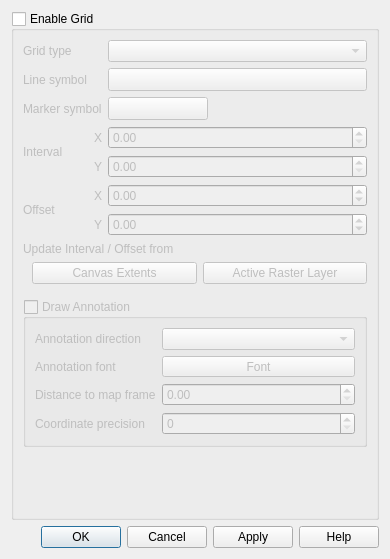
<?xml version='1.0' encoding='utf-8'?>
<ui version="4.0">
 <class>QgsDecorationGridDialog</class>
 <widget class="QDialog" name="QgsDecorationGridDialog">
  <property name="geometry">
   <rect>
    <x>0</x>
    <y>0</y>
    <width>390</width>
    <height>559</height>
   </rect>
  </property>
  <property name="windowTitle">
   <string>Grid Properties</string>
  </property>
  <layout class="QVBoxLayout" name="verticalLayout">
   <property name="sizeConstraint">
    <enum>QLayout::SetMinimumSize</enum>
   </property>
   <item>
    <widget class="QGroupBox" name="grpEnable">
     <property name="title">
      <string>Enable Grid</string>
     </property>
     <property name="checkable">
      <bool>true</bool>
     </property>
     <property name="checked">
      <bool>false</bool>
     </property>
     <layout class="QGridLayout" name="gridLayout_3">
      <item row="7" column="2">
       <widget class="QgsDoubleSpinBox" name="mOffsetXEdit">
        <property name="sizePolicy">
         <sizepolicy hsizetype="Expanding" vsizetype="Fixed">
          <horstretch>0</horstretch>
          <verstretch>0</verstretch>
         </sizepolicy>
        </property>
        <property name="minimum">
         <double>-10000000000000000.000000000000000</double>
        </property>
        <property name="maximum">
         <double>10000000000000000.000000000000000</double>
        </property>
       </widget>
      </item>
      <item row="6" column="1">
       <widget class="QLabel" name="mIntervalYLabel">
        <property name="text">
         <string>Y</string>
        </property>
        <property name="alignment">
         <set>Qt::AlignRight|Qt::AlignTrailing|Qt::AlignVCenter</set>
        </property>
        <property name="wordWrap">
         <bool>true</bool>
        </property>
       </widget>
      </item>
      <item row="10" column="0" colspan="3">
       <layout class="QGridLayout" name="gridLayout_4">
        <property name="leftMargin">
         <number>9</number>
        </property>
        <property name="topMargin">
         <number>0</number>
        </property>
        <property name="rightMargin">
         <number>0</number>
        </property>
        <property name="bottomMargin">
         <number>9</number>
        </property>
        <item row="0" column="1">
         <widget class="QPushButton" name="mPbtnUpdateFromLayer">
          <property name="text">
           <string>Active Raster Layer</string>
          </property>
         </widget>
        </item>
        <item row="0" column="0">
         <widget class="QPushButton" name="mPbtnUpdateFromExtents">
          <property name="text">
           <string>Canvas Extents</string>
          </property>
         </widget>
        </item>
       </layout>
      </item>
      <item row="23" column="0" colspan="3">
       <widget class="QGroupBox" name="mDrawAnnotationCheckBox">
        <property name="title">
         <string>Draw Annotation</string>
        </property>
        <property name="flat">
         <bool>false</bool>
        </property>
        <property name="checkable">
         <bool>true</bool>
        </property>
        <property name="checked">
         <bool>false</bool>
        </property>
        <layout class="QGridLayout" name="gridLayout">
         <property name="sizeConstraint">
          <enum>QLayout::SetMinimumSize</enum>
         </property>
         <item row="3" column="1">
          <widget class="QgsSpinBox" name="mCoordinatePrecisionSpinBox" />
         </item>
         <item row="2" column="1">
          <widget class="QgsDoubleSpinBox" name="mDistanceToMapFrameSpinBox" />
         </item>
         <item row="0" column="1">
          <widget class="QComboBox" name="mAnnotationDirectionComboBox" />
         </item>
         <item row="3" column="0">
          <widget class="QLabel" name="mCoordinatePrecisionLabel">
           <property name="text">
            <string>Coordinate precision</string>
           </property>
           <property name="wordWrap">
            <bool>true</bool>
           </property>
          </widget>
         </item>
         <item row="2" column="0">
          <widget class="QLabel" name="mDistanceToFrameLabel">
           <property name="text">
            <string>Distance to map frame</string>
           </property>
           <property name="wordWrap">
            <bool>true</bool>
           </property>
          </widget>
         </item>
         <item row="0" column="0">
          <widget class="QLabel" name="mAnnotationDirectionLabel">
           <property name="frameShape">
            <enum>QFrame::NoFrame</enum>
           </property>
           <property name="text">
            <string>Annotation direction</string>
           </property>
           <property name="wordWrap">
            <bool>true</bool>
           </property>
          </widget>
         </item>
         <item row="1" column="1">
          <widget class="QgsFontButton" name="mAnnotationFontButton">
           <property name="sizePolicy">
            <sizepolicy hsizetype="Expanding" vsizetype="Fixed">
             <horstretch>0</horstretch>
             <verstretch>0</verstretch>
            </sizepolicy>
           </property>
           <property name="text">
            <string>Font</string>
           </property>
          </widget>
         </item>
         <item row="1" column="0">
          <widget class="QLabel" name="mAnnotationFontLabel">
           <property name="text">
            <string>Annotation font</string>
           </property>
          </widget>
         </item>
        </layout>
       </widget>
      </item>
      <item row="24" column="0" colspan="3">
       <spacer name="verticalSpacer">
        <property name="orientation">
         <enum>Qt::Vertical</enum>
        </property>
        <property name="sizeHint" stdset="0">
         <size>
          <width>20</width>
          <height>20</height>
         </size>
        </property>
       </spacer>
      </item>
      <item row="0" column="2">
       <widget class="QComboBox" name="mGridTypeComboBox">
        <property name="sizePolicy">
         <sizepolicy hsizetype="Minimum" vsizetype="Fixed">
          <horstretch>0</horstretch>
          <verstretch>0</verstretch>
         </sizepolicy>
        </property>
        <property name="minimumSize">
         <size>
          <width>100</width>
          <height>0</height>
         </size>
        </property>
       </widget>
      </item>
      <item row="8" column="1">
       <widget class="QLabel" name="mOffsetYLabel">
        <property name="text">
         <string>Y</string>
        </property>
        <property name="alignment">
         <set>Qt::AlignRight|Qt::AlignTrailing|Qt::AlignVCenter</set>
        </property>
        <property name="wordWrap">
         <bool>true</bool>
        </property>
       </widget>
      </item>
      <item row="8" column="2">
       <widget class="QgsDoubleSpinBox" name="mOffsetYEdit">
        <property name="minimum">
         <double>-10000000000000000.000000000000000</double>
        </property>
        <property name="maximum">
         <double>10000000000000000.000000000000000</double>
        </property>
       </widget>
      </item>
      <item row="5" column="0" rowspan="2">
       <widget class="QLabel" name="mIntervalLabel">
        <property name="text">
         <string>Interval</string>
        </property>
        <property name="wordWrap">
         <bool>true</bool>
        </property>
       </widget>
      </item>
      <item row="6" column="2">
       <widget class="QgsDoubleSpinBox" name="mIntervalYEdit">
        <property name="maximum">
         <double>10000000000000000.000000000000000</double>
        </property>
       </widget>
      </item>
      <item row="0" column="0" colspan="2">
       <widget class="QLabel" name="mGridTypeLabel">
        <property name="text">
         <string>Grid type</string>
        </property>
        <property name="wordWrap">
         <bool>true</bool>
        </property>
       </widget>
      </item>
      <item row="7" column="1">
       <widget class="QLabel" name="mOffsetXLabel">
        <property name="text">
         <string>X</string>
        </property>
        <property name="alignment">
         <set>Qt::AlignRight|Qt::AlignTrailing|Qt::AlignVCenter</set>
        </property>
       </widget>
      </item>
      <item row="5" column="2">
       <widget class="QgsDoubleSpinBox" name="mIntervalXEdit">
        <property name="maximum">
         <double>10000000000000000.000000000000000</double>
        </property>
       </widget>
      </item>
      <item row="7" column="0" rowspan="2">
       <widget class="QLabel" name="mOffsetLabel">
        <property name="text">
         <string>Offset</string>
        </property>
        <property name="wordWrap">
         <bool>true</bool>
        </property>
       </widget>
      </item>
      <item row="1" column="2">
       <widget class="QgsSymbolButton" name="mLineSymbolButton">
        <property name="enabled">
         <bool>false</bool>
        </property>
        <property name="sizePolicy">
         <sizepolicy hsizetype="Preferred" vsizetype="Preferred">
          <horstretch>0</horstretch>
          <verstretch>0</verstretch>
         </sizepolicy>
        </property>
        <property name="minimumSize">
         <size>
          <width>100</width>
          <height>0</height>
         </size>
        </property>
        <property name="text">
         <string />
        </property>
       </widget>
      </item>
      <item row="1" column="0" colspan="2">
       <widget class="QLabel" name="mLineSymbolLabel">
        <property name="text">
         <string>Line symbol</string>
        </property>
        <property name="wordWrap">
         <bool>true</bool>
        </property>
       </widget>
      </item>
      <item row="9" column="0" colspan="3">
       <widget class="QLabel" name="mUpdateIntervalOffsetLabel">
        <property name="text">
         <string>Update Interval / Offset from</string>
        </property>
       </widget>
      </item>
      <item row="5" column="1">
       <widget class="QLabel" name="mIntervalXLabel">
        <property name="text">
         <string>X</string>
        </property>
        <property name="alignment">
         <set>Qt::AlignRight|Qt::AlignTrailing|Qt::AlignVCenter</set>
        </property>
       </widget>
      </item>
      <item row="4" column="2">
       <widget class="QWidget" name="mMarkerSymbolFrame" native="true">
        <layout class="QHBoxLayout" name="horizontalLayout">
         <property name="leftMargin">
          <number>0</number>
         </property>
         <property name="topMargin">
          <number>0</number>
         </property>
         <property name="rightMargin">
          <number>0</number>
         </property>
         <property name="bottomMargin">
          <number>0</number>
         </property>
         <item>
          <widget class="QgsSymbolButton" name="mMarkerSymbolButton">
           <property name="enabled">
            <bool>false</bool>
           </property>
           <property name="sizePolicy">
            <sizepolicy hsizetype="Preferred" vsizetype="Preferred">
             <horstretch>0</horstretch>
             <verstretch>0</verstretch>
            </sizepolicy>
           </property>
           <property name="minimumSize">
            <size>
             <width>100</width>
             <height>0</height>
            </size>
           </property>
           <property name="text">
            <string />
           </property>
          </widget>
         </item>
         <item>
          <spacer name="horizontalSpacer">
           <property name="orientation">
            <enum>Qt::Horizontal</enum>
           </property>
           <property name="sizeHint" stdset="0">
            <size>
             <width>40</width>
             <height>20</height>
            </size>
           </property>
          </spacer>
         </item>
        </layout>
       </widget>
      </item>
      <item row="4" column="0" colspan="2">
       <widget class="QLabel" name="mMarkerSymbolLabel">
        <property name="text">
         <string>Marker symbol</string>
        </property>
        <property name="wordWrap">
         <bool>true</bool>
        </property>
       </widget>
      </item>
     </layout>
    </widget>
   </item>
   <item>
    <widget class="QDialogButtonBox" name="buttonBox">
     <property name="orientation">
      <enum>Qt::Horizontal</enum>
     </property>
     <property name="standardButtons">
      <set>QDialogButtonBox::Apply|QDialogButtonBox::Cancel|QDialogButtonBox::Help|QDialogButtonBox::Ok</set>
     </property>
    </widget>
   </item>
  </layout>
 </widget>
 <customwidgets>
  <customwidget>
   <class>QgsDoubleSpinBox</class>
   <extends>QDoubleSpinBox</extends>
   <header>qgis.gui</header>
  </customwidget>
  <customwidget>
   <class>QgsSymbolButton</class>
   <extends>QToolButton</extends>
   <header>qgis.gui</header>
  </customwidget>
  <customwidget>
   <class>QgsSpinBox</class>
   <extends>QSpinBox</extends>
   <header>qgis.gui</header>
  </customwidget>
  <customwidget>
   <class>QgsFontButton</class>
   <extends>QToolButton</extends>
   <header>qgis.gui</header>
  </customwidget>
 </customwidgets>
 <tabstops>
  <tabstop>grpEnable</tabstop>
  <tabstop>mGridTypeComboBox</tabstop>
  <tabstop>mLineSymbolButton</tabstop>
  <tabstop>mMarkerSymbolButton</tabstop>
  <tabstop>mIntervalXEdit</tabstop>
  <tabstop>mIntervalYEdit</tabstop>
  <tabstop>mOffsetXEdit</tabstop>
  <tabstop>mOffsetYEdit</tabstop>
  <tabstop>mPbtnUpdateFromExtents</tabstop>
  <tabstop>mPbtnUpdateFromLayer</tabstop>
  <tabstop>mDrawAnnotationCheckBox</tabstop>
  <tabstop>mAnnotationDirectionComboBox</tabstop>
  <tabstop>mAnnotationFontButton</tabstop>
  <tabstop>mDistanceToMapFrameSpinBox</tabstop>
  <tabstop>mCoordinatePrecisionSpinBox</tabstop>
 </tabstops>
 <resources /><connections />
</ui>
